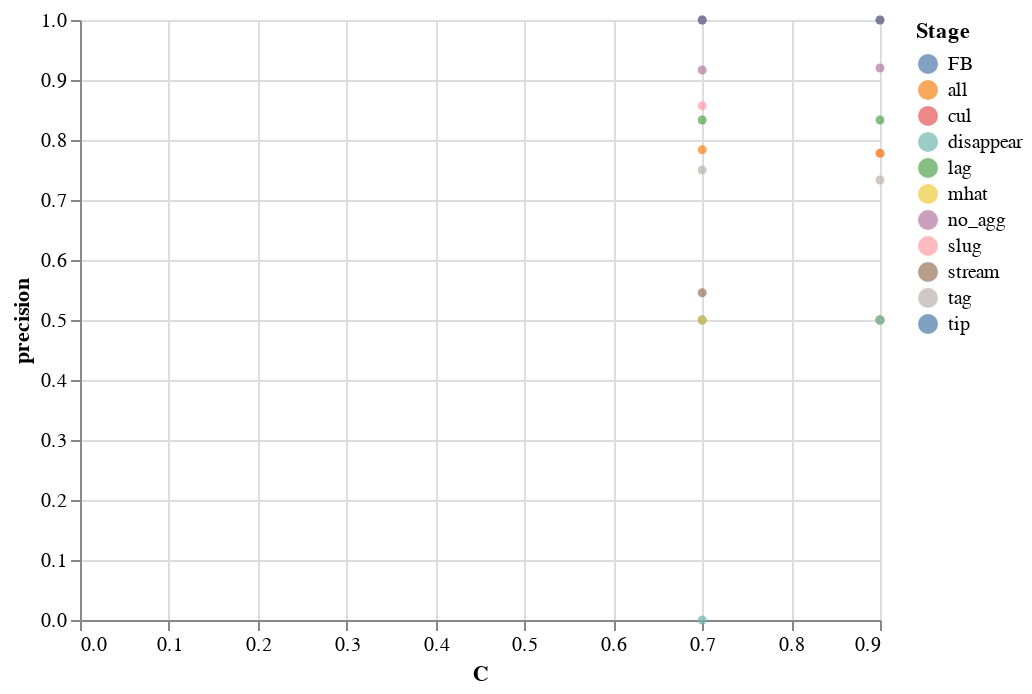

Source (notebook cell):
### Code cell
alt.Chart(prfs_all).mark_circle(size=20).encode(x='C',y='precision',color='Stage').transform_calculate(
    jitter='sqrt(-2*log(random()))*cos(2*PI*random())'
)

### Figure 1 — Vega-Lite specification as saved in the notebook (floating-point values rounded to 4 significant figures)
{"config": {"view": {"continuousWidth": 400, "continuousHeight": 300}}, "data": {"name": "data-d6705b83c2ba6fa397f73dceb2607d61"}, "mark": {"type": "circle", "size": 20}, "encoding": {"color": {"type": "nominal", "field": "Stage"}, "x": {"type": "quantitative", "field": "C"}, "y": {"type": "quantitative", "field": "precision"}}, "transform": [{"calculate": "sqrt(-2*log(random()))*cos(2*PI*random())", "as": "jitter"}], "$schema": "https://vega.github.io/schema/vega-lite/v4.0.2.json", "datasets": {"data-d6705b83c2ba6fa397f73dceb2607d61": [{"precision": 0.92, "recall": 0.8214, "F_score": 0.8679, "support": 28.0, "Stage": "no_agg", "C": 0.9}, {"precision": 0.5, "recall": 0.5, "F_score": 0.5, "support": 10.0, "Stage": "stream", "C": 0.9}, {"precision": 0.8333, "recall": 0.7143, "F_score": 0.7692, "support": 14.0, "Stage": "lag", "C": 0.9}, {"precision": 0.7333, "recall": 0.9167, "F_score": 0.8148, "support": 12.0, "Stage": "tag", "C": 0.9}, {"precision": 0.5, "recall": 0.25, "F_score": 0.3333, "support": 4.0, "Stage": "tip", "C": 0.9}, {"precision": 0.7778, "recall": 0.7, "F_score": 0.7368, "support": 10.0, "Stage": "slug", "C": 0.9}, {"precision": 0.5, "recall": 0.5, "F_score": 0.5, "support": 2.0, "Stage": "mhat", "C": 0.9}, {"precision": 1.0, "recall": 0.4, "F_score": 0.5714, "support": 5.0, "Stage": "cul", "C": 0.9}, {"precision": 1.0, "recall": 0.4, "F_score": 0.5714, "support": 5.0, "Stage": "FB", "C": 0.9}, {"precision": 0.5, "recall": 0.3333, "F_score": 0.4, "support": 3.0, "Stage": "disappear", "C": 0.9}, {"precision": 0.7778, "recall": 0.6774, "F_score": 0.7241, "support": null, "Stage": "all", "C": 0.9}, {"precision": 0.9167, "recall": 0.7857, "F_score": 0.8462, "support": 28.0, "Stage": "no_agg", "C": 0.7}, {"precision": 0.5455, "recall": 0.6, "F_score": 0.5714, "support": 10.0, "Stage": "stream", "C": 0.7}, {"precision": 0.8333, "recall": 0.7143, "F_score": 0.7692, "support": 14.0, "Stage": "lag", "C": 0.7}, {"precision": 0.75, "recall": 0.75, "F_score": 0.75, "support": 12.0, "Stage": "tag", "C": 0.7}, {"precision": 0.5, "recall": 0.25, "F_score": 0.3333, "support": 4.0, "Stage": "tip", "C": 0.7}, {"precision": 0.8571, "recall": 0.6, "F_score": 0.7059, "support": 10.0, "Stage": "slug", "C": 0.7}, {"precision": 0.5, "recall": 0.5, "F_score": 0.5, "support": 2.0, "Stage": "mhat", "C": 0.7}, {"precision": 1.0, "recall": 0.4, "F_score": 0.5714, "support": 5.0, "Stage": "cul", "C": 0.7}, {"precision": 1.0, "recall": 0.2, "F_score": 0.3333, "support": 5.0, "Stage": "FB", "C": 0.7}, {"precision": 0.0, "recall": 0.0, "F_score": 0.0, "support": 3.0, "Stage": "disappear", "C": 0.7}, {"precision": 0.7838, "recall": 0.6237, "F_score": 0.6946, "support": null, "Stage": "all", "C": 0.7}]}}
